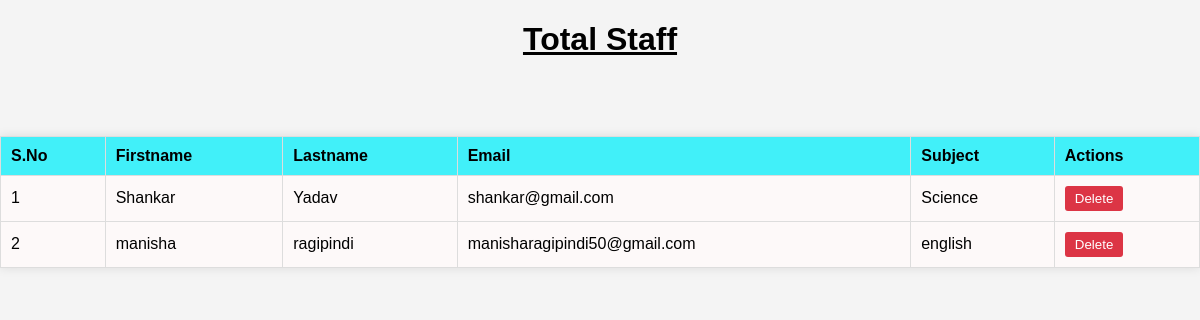
Screenshot of /ta/ with the database file from the repository.
### finalapp/models.py (models this page shows, shortened)
class Teacher(models.Model):
    GENDER_CHOICES = (
        ('M', 'Male'),
        ('F', 'Female'),
    )
    user = models.OneToOneField(User, on_delete=models.CASCADE)
    Firstname = models.CharField(max_length=120)
    Lastname = models.CharField(max_length=120)
    Email = models.EmailField(max_length=50, unique=True)
    Gender = models.CharField(max_length=1, choices=GENDER_CHOICES)
    Password = models.CharField(max_length=20)
    Address = models.TextField()
    Subject = models.CharField(max_length=20)

### finalapp/views.py (the view)
# urls.py: path('ta/',add_teacher_details,name='add_teacher_details'),
def add_teacher_details(request):
    if request.method=="POST" and request.POST.get('delete')=='Delete':
        Firstname=request.POST.get('Firstname')
        td=Teacher.objects.get(id=Firstname)
        td.delete()
    d=get_teacher(request)
    context={'d':d}
    return render(request,'add_teacher_details.html',context)

### finalapp/school.py (called while the page is built)
def get_teacher(request):
    return Teacher.objects.all()

### finalapp/templates/add_teacher_details.html (shortened to what this page needs)
<!DOCTYPE html>
<html lang="en">
    <head>
    </head>
    <body><div>
        <center><u><h1>Total Staff</h1></u></center>
        <br><br>
        <table border="1px">
            <thead>
              <tr>
                <th scope="col">S.No</th>
                <th scope="col">Firstname</th>
                <th scope="col">Lastname</th>
                <th scope="col">Email</th>
                <th scope="col">Subject</th>
                <th scope="col">Actions</th>
              </tr>
            </thead>
            <tbody>
                {% for n in d %}
              <tr>
                <td scope="row">{{forloop.counter}}</td>
                <td>{{n.Firstname}}</td>
                <td>{{n.Lastname}}</td>
                <td>{{n.Email}}</td>
                <td>{{n.Subject}}</td>
                <td>
                <form action="" method="post">
                    <input class="btn btn-danger" type="submit" name="delete" value="Delete">
                </form>
            </td>
        </tr>
        {% endfor %}
    </table><br>
    </body>
    </html>

### finalapp/templates/add_teacher_details.html (style rules this page uses)
body { font-family: 'Arial', sans-serif; background-color: #f4f4f4; margin: 0; padding: 0; }
table { width: 100%; border-collapse: collapse; margin: 20px 0; background-color: #fdf9f9; box-shadow: 0 0 10px rgba(0, 0, 0, 0.1); }
th, td { border: 1px solid #ddd; padding: 10px; text-align: left; }
th { background-color: rgba(64, 240, 249, 0.991); }
input[type="submit"] { background-color: #dc3545; color: #fff; padding: 5px 10px; border: none; border-radius: 3px; cursor: pointer; }

### rows the page displays
Teacher: Firstname "Shankar", Lastname "Yadav", Email "shankar@gmail.com", Subject "Science"
Teacher: Firstname "manisha", Lastname "ragipindi", Email "manisharagipindi50@gmail.com", Subject "english"
